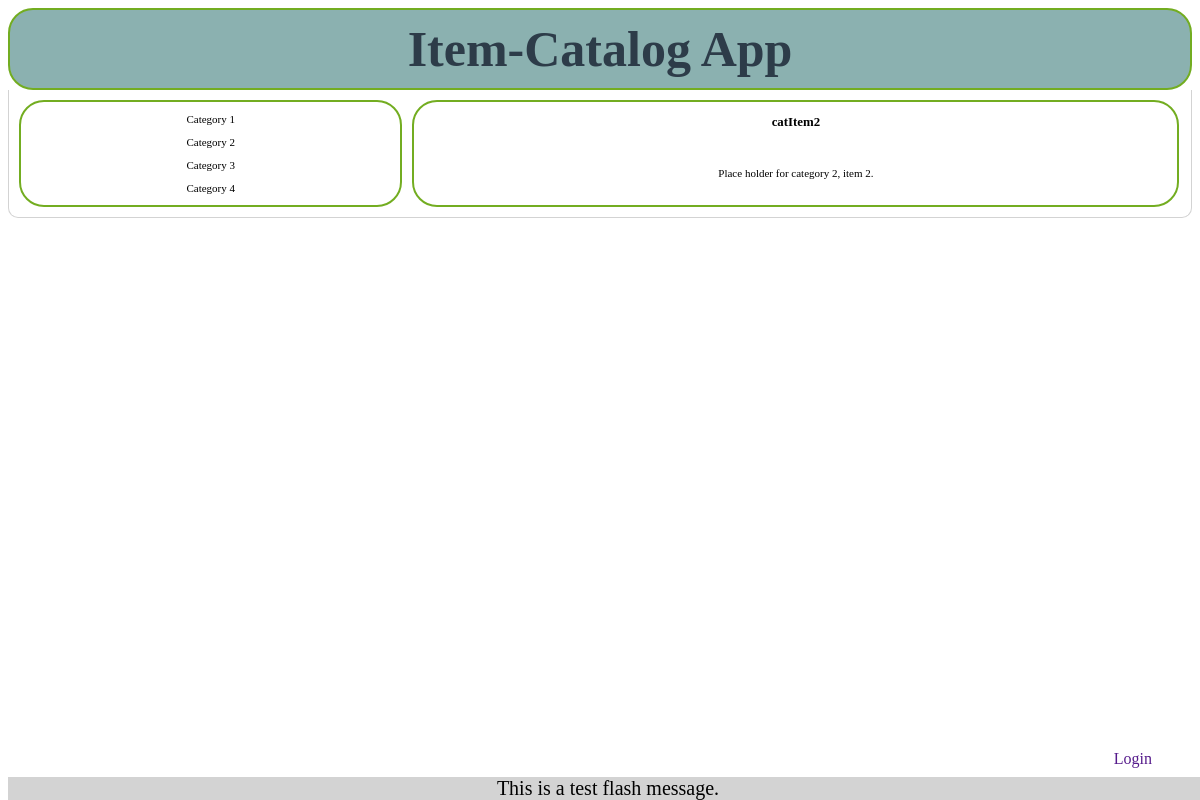
The page /main/2/ on the database as committed earlier.
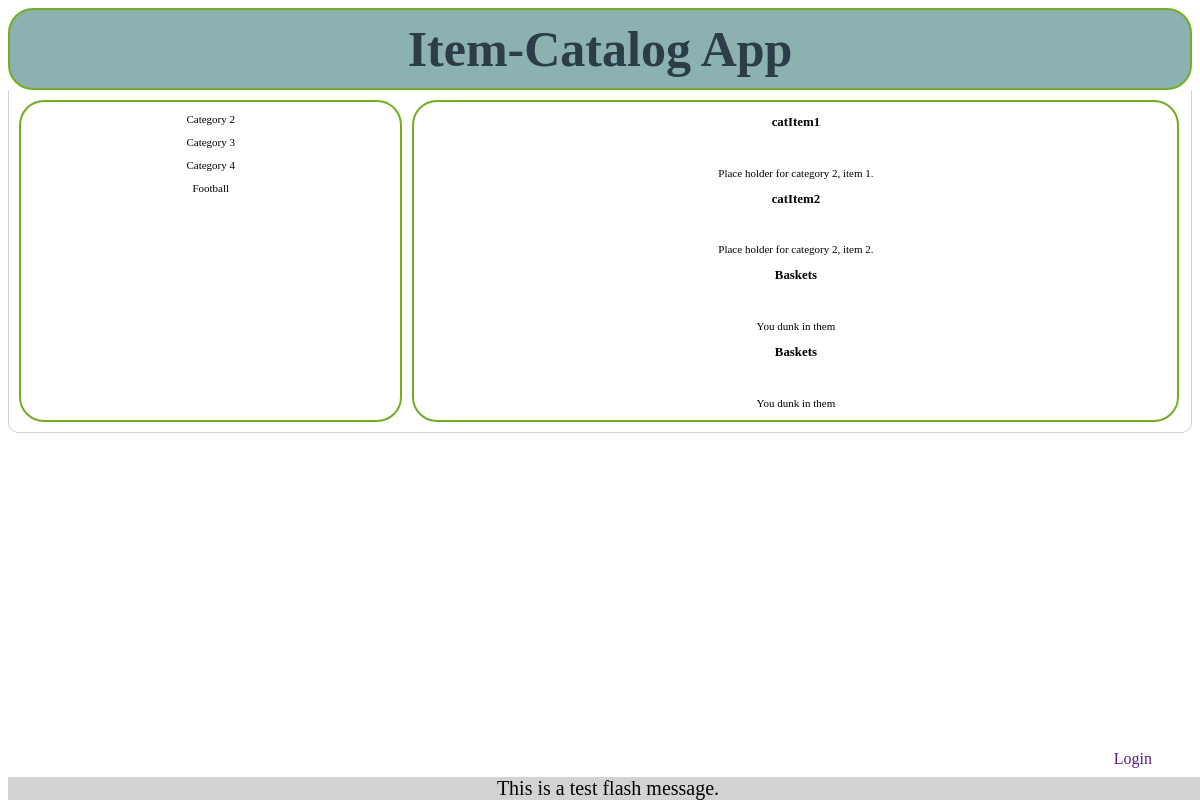
The same page on the database as committed later.
### database_setup.py (models this page shows, shortened)
class Category(Base):
	__tablename__ = 'category'
	name = Column(String(80), nullable = False)
	id = Column(Integer, primary_key = True)

class Item(Base):
	__tablename__ = 'item'
	name = Column(String(80), nullable = False)
	id = Column(Integer, primary_key = True)
	description = Column(String(500))
	category_id = Column(Integer, ForeignKey('category.id'))
	category = relationship(Category)

### main.py (the view)
@app.route('/main/<int:category_id>/')
def categoryItems(category_id):
	categories = session.query(Category).all()
	items = session.query(Item).filter_by(category_id=category_id)
	return render_template('main.html', categories=categories, items=items, category_id=category_id)

### templates/main.html (shortened to what this page needs)
<!DOCTYPE html>
<html lang="en" xmlns="http://www.w3.org/1999/xhtml">
<head>
	<link rel="stylesheet" type=text/css href="{{url_for('static', filename='main.css')}}">
</head>
<body>
	<header class="header">
		<div class="title">
			<h1>Item-Catalog App</h1>
		</div>
	</header>
	<div class="container">
		<div class="grid-container">
			<div class="menu">
                {% for category in categories %}
                <p>
					<a href="{{url_for('categoryItems', category_id = category.id)}}"> {{category.name}}</a>
                </p>
                {% else %}
                    <h3> This is a test, no entries </h3>
				{% endfor %}
			</div>
			<div class="item">
				{% for item in items %}
					<p>
                        <h3>{{item.name}}</h3><br>
                        <br>{{item.description}} <br>
                    </p>
				{% endfor %}
			</div>
        </div>
    </div>
    <a class="loginbutton" href="">Login</a>
    <div class="flash">
        {% with messages = get_flashed_messages() %}
            {% if messages %}
                <ul>
                {% for message in messages %}
                    <li>{{message}}</li>
                {% endfor %}
                </ul>
            {% else %}
                This is a test flash message.
            {% endif %}
        {% endwith %}
    </div>
</body>
</html>

### static/main.css (style rules this page uses)
h1 { font-size: 50px; font-family: "Bradley Hand", cursive; margin: 0; }
.header { border-bottom: 6px solid #7d97ad; background-color: #8bb1b0; border: 2px solid #73AD21; border-radius: 25px; border-style: solid; color: #2d3c49; display: flex; }
.title { display:inline-block; padding:10px; text-align:center; width:100%; }
a:link { background-color: white; color: black; text-align: center; text-decoration: none; display: inline-block; }
body { background-color: #ffffff; font-family: "Apple Chancery", cursive; }
.container { border: 1px lightgrey; border-right-style: solid; border-left-style: solid; border-bottom-style: solid; border-bottom-right-radius: 10px; border-bottom-left-radius: 10px; }
.flash { background-color: lightgrey; bottom: 0px; font-size: 20px; text-align: center; position: fixed; width: 100%; }
.grid-container { display: grid; grid-template-columns: 33% 66%; grid-gap: 10px; padding: 10px; }
.grid-container > div { border: 2px solid #73AD21; border-radius: 25px; border-style: solid; text-align: center; font-size: 11px; }
.loginbutton { position: fixed; bottom: 4%; right: 4%; }
.menu { float: left; }
.item { float: right; }

Rows that differ between the two databases and show on the page:
removed Category: name "Category 1"
added Category: name "Football"
added Item: name "catItem1", description "Place holder for category 2, item 1."
added Item: name "Baskets", description "You dunk in them"
added Item: name "Baskets", description "You dunk in them"
